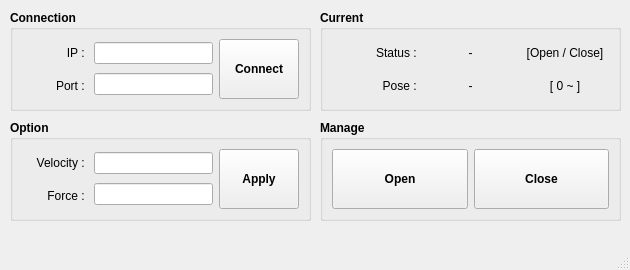
<?xml version="1.0" encoding="UTF-8"?>
<ui version="4.0">
 <class>MainWindow</class>
 <widget class="QMainWindow" name="MainWindow">
  <property name="geometry">
   <rect>
    <x>0</x>
    <y>0</y>
    <width>630</width>
    <height>270</height>
   </rect>
  </property>
  <property name="sizePolicy">
   <sizepolicy hsizetype="MinimumExpanding" vsizetype="Preferred">
    <horstretch>0</horstretch>
    <verstretch>0</verstretch>
   </sizepolicy>
  </property>
  <property name="windowTitle">
   <string>MainWindow</string>
  </property>
  <widget class="QWidget" name="centralwidget">
   <widget class="QGroupBox" name="gridGroupBox_1">
    <property name="geometry">
     <rect>
      <x>10</x>
      <y>10</y>
      <width>301</width>
      <height>101</height>
     </rect>
    </property>
    <property name="font">
     <font>
      <bold>true</bold>
     </font>
    </property>
    <property name="title">
     <string>Connection</string>
    </property>
    <property name="flat">
     <bool>false</bool>
    </property>
    <property name="checkable">
     <bool>false</bool>
    </property>
    <layout class="QGridLayout" name="gridLayout_2">
     <property name="leftMargin">
      <number>9</number>
     </property>
     <property name="topMargin">
      <number>9</number>
     </property>
     <property name="rightMargin">
      <number>9</number>
     </property>
     <property name="bottomMargin">
      <number>9</number>
     </property>
     <item row="0" column="0">
      <layout class="QVBoxLayout" name="verticalLayout_1">
       <item>
        <widget class="QLabel" name="label">
         <property name="minimumSize">
          <size>
           <width>66</width>
           <height>0</height>
          </size>
         </property>
         <property name="font">
          <font>
           <bold>false</bold>
          </font>
         </property>
         <property name="text">
          <string>IP : </string>
         </property>
         <property name="alignment">
          <set>Qt::AlignmentFlag::AlignRight|Qt::AlignmentFlag::AlignTrailing|Qt::AlignmentFlag::AlignVCenter</set>
         </property>
        </widget>
       </item>
       <item>
        <widget class="QLabel" name="label_2">
         <property name="minimumSize">
          <size>
           <width>66</width>
           <height>0</height>
          </size>
         </property>
         <property name="font">
          <font>
           <bold>false</bold>
          </font>
         </property>
         <property name="text">
          <string>Port : </string>
         </property>
         <property name="alignment">
          <set>Qt::AlignmentFlag::AlignRight|Qt::AlignmentFlag::AlignTrailing|Qt::AlignmentFlag::AlignVCenter</set>
         </property>
        </widget>
       </item>
      </layout>
     </item>
     <item row="0" column="1">
      <layout class="QVBoxLayout" name="verticalLayout_2">
       <item>
        <widget class="QLineEdit" name="edit_ip">
         <property name="text">
          <string/>
         </property>
         <property name="alignment">
          <set>Qt::AlignmentFlag::AlignRight|Qt::AlignmentFlag::AlignTrailing|Qt::AlignmentFlag::AlignVCenter</set>
         </property>
        </widget>
       </item>
       <item>
        <widget class="QLineEdit" name="edit_port">
         <property name="text">
          <string/>
         </property>
         <property name="alignment">
          <set>Qt::AlignmentFlag::AlignRight|Qt::AlignmentFlag::AlignTrailing|Qt::AlignmentFlag::AlignVCenter</set>
         </property>
        </widget>
       </item>
      </layout>
     </item>
     <item row="0" column="2">
      <widget class="QPushButton" name="btn_connect">
       <property name="sizePolicy">
        <sizepolicy hsizetype="MinimumExpanding" vsizetype="MinimumExpanding">
         <horstretch>0</horstretch>
         <verstretch>0</verstretch>
        </sizepolicy>
       </property>
       <property name="text">
        <string>Connect</string>
       </property>
      </widget>
     </item>
    </layout>
   </widget>
   <widget class="QGroupBox" name="gridGroupBox_2">
    <property name="geometry">
     <rect>
      <x>320</x>
      <y>10</y>
      <width>301</width>
      <height>101</height>
     </rect>
    </property>
    <property name="font">
     <font>
      <bold>true</bold>
     </font>
    </property>
    <property name="title">
     <string>Current</string>
    </property>
    <property name="flat">
     <bool>false</bool>
    </property>
    <property name="checkable">
     <bool>false</bool>
    </property>
    <layout class="QGridLayout" name="gridLayout_3">
     <property name="leftMargin">
      <number>9</number>
     </property>
     <property name="topMargin">
      <number>9</number>
     </property>
     <property name="rightMargin">
      <number>9</number>
     </property>
     <property name="bottomMargin">
      <number>9</number>
     </property>
     <item row="0" column="1">
      <layout class="QVBoxLayout" name="verticalLayout_4">
       <item>
        <widget class="QLabel" name="label_cur_status">
         <property name="font">
          <font>
           <bold>false</bold>
          </font>
         </property>
         <property name="text">
          <string>-</string>
         </property>
         <property name="alignment">
          <set>Qt::AlignmentFlag::AlignCenter</set>
         </property>
        </widget>
       </item>
       <item>
        <widget class="QLabel" name="label_cur_pose">
         <property name="font">
          <font>
           <bold>false</bold>
          </font>
         </property>
         <property name="text">
          <string>-</string>
         </property>
         <property name="alignment">
          <set>Qt::AlignmentFlag::AlignCenter</set>
         </property>
        </widget>
       </item>
      </layout>
     </item>
     <item row="0" column="0">
      <layout class="QVBoxLayout" name="verticalLayout_3">
       <item>
        <widget class="QLabel" name="label_3">
         <property name="font">
          <font>
           <bold>false</bold>
          </font>
         </property>
         <property name="text">
          <string>Status : </string>
         </property>
         <property name="alignment">
          <set>Qt::AlignmentFlag::AlignRight|Qt::AlignmentFlag::AlignTrailing|Qt::AlignmentFlag::AlignVCenter</set>
         </property>
        </widget>
       </item>
       <item>
        <widget class="QLabel" name="label_4">
         <property name="font">
          <font>
           <bold>false</bold>
          </font>
         </property>
         <property name="text">
          <string>Pose : </string>
         </property>
         <property name="alignment">
          <set>Qt::AlignmentFlag::AlignRight|Qt::AlignmentFlag::AlignTrailing|Qt::AlignmentFlag::AlignVCenter</set>
         </property>
        </widget>
       </item>
      </layout>
     </item>
     <item row="0" column="2">
      <layout class="QVBoxLayout" name="verticalLayout_5">
       <item>
        <widget class="QLabel" name="label_5">
         <property name="font">
          <font>
           <bold>false</bold>
          </font>
         </property>
         <property name="text">
          <string>[Open / Close]</string>
         </property>
         <property name="alignment">
          <set>Qt::AlignmentFlag::AlignCenter</set>
         </property>
        </widget>
       </item>
       <item>
        <widget class="QLabel" name="label_distance_range">
         <property name="font">
          <font>
           <bold>false</bold>
          </font>
         </property>
         <property name="text">
          <string>[ 0 ~ ]</string>
         </property>
         <property name="alignment">
          <set>Qt::AlignmentFlag::AlignCenter</set>
         </property>
        </widget>
       </item>
      </layout>
     </item>
    </layout>
   </widget>
   <widget class="QGroupBox" name="gridGroupBox_3">
    <property name="geometry">
     <rect>
      <x>10</x>
      <y>120</y>
      <width>301</width>
      <height>101</height>
     </rect>
    </property>
    <property name="font">
     <font>
      <bold>true</bold>
     </font>
    </property>
    <property name="title">
     <string>Option</string>
    </property>
    <property name="flat">
     <bool>false</bool>
    </property>
    <property name="checkable">
     <bool>false</bool>
    </property>
    <layout class="QGridLayout" name="gridLayout_4">
     <property name="leftMargin">
      <number>9</number>
     </property>
     <property name="topMargin">
      <number>9</number>
     </property>
     <property name="rightMargin">
      <number>9</number>
     </property>
     <property name="bottomMargin">
      <number>9</number>
     </property>
     <item row="0" column="0">
      <layout class="QVBoxLayout" name="verticalLayout_6">
       <item>
        <widget class="QLabel" name="label_6">
         <property name="minimumSize">
          <size>
           <width>66</width>
           <height>0</height>
          </size>
         </property>
         <property name="font">
          <font>
           <bold>false</bold>
          </font>
         </property>
         <property name="text">
          <string>Velocity : </string>
         </property>
         <property name="alignment">
          <set>Qt::AlignmentFlag::AlignRight|Qt::AlignmentFlag::AlignTrailing|Qt::AlignmentFlag::AlignVCenter</set>
         </property>
        </widget>
       </item>
       <item>
        <widget class="QLabel" name="label_7">
         <property name="minimumSize">
          <size>
           <width>66</width>
           <height>0</height>
          </size>
         </property>
         <property name="font">
          <font>
           <bold>false</bold>
          </font>
         </property>
         <property name="text">
          <string>Force : </string>
         </property>
         <property name="alignment">
          <set>Qt::AlignmentFlag::AlignRight|Qt::AlignmentFlag::AlignTrailing|Qt::AlignmentFlag::AlignVCenter</set>
         </property>
        </widget>
       </item>
      </layout>
     </item>
     <item row="0" column="1">
      <layout class="QVBoxLayout" name="verticalLayout_7">
       <item>
        <widget class="QLineEdit" name="edit_velocity">
         <property name="sizePolicy">
          <sizepolicy hsizetype="Minimum" vsizetype="Fixed">
           <horstretch>0</horstretch>
           <verstretch>0</verstretch>
          </sizepolicy>
         </property>
         <property name="text">
          <string/>
         </property>
         <property name="alignment">
          <set>Qt::AlignmentFlag::AlignRight|Qt::AlignmentFlag::AlignTrailing|Qt::AlignmentFlag::AlignVCenter</set>
         </property>
        </widget>
       </item>
       <item>
        <widget class="QLineEdit" name="edit_force">
         <property name="sizePolicy">
          <sizepolicy hsizetype="MinimumExpanding" vsizetype="Fixed">
           <horstretch>0</horstretch>
           <verstretch>0</verstretch>
          </sizepolicy>
         </property>
         <property name="text">
          <string/>
         </property>
         <property name="alignment">
          <set>Qt::AlignmentFlag::AlignRight|Qt::AlignmentFlag::AlignTrailing|Qt::AlignmentFlag::AlignVCenter</set>
         </property>
        </widget>
       </item>
      </layout>
     </item>
     <item row="0" column="2">
      <widget class="QPushButton" name="btn_option">
       <property name="sizePolicy">
        <sizepolicy hsizetype="MinimumExpanding" vsizetype="MinimumExpanding">
         <horstretch>0</horstretch>
         <verstretch>0</verstretch>
        </sizepolicy>
       </property>
       <property name="text">
        <string>Apply</string>
       </property>
      </widget>
     </item>
    </layout>
   </widget>
   <widget class="QGroupBox" name="gridGroupBox_4">
    <property name="geometry">
     <rect>
      <x>320</x>
      <y>120</y>
      <width>301</width>
      <height>101</height>
     </rect>
    </property>
    <property name="font">
     <font>
      <bold>true</bold>
     </font>
    </property>
    <property name="title">
     <string>Manage</string>
    </property>
    <property name="flat">
     <bool>false</bool>
    </property>
    <property name="checkable">
     <bool>false</bool>
    </property>
    <layout class="QGridLayout" name="gridLayout_5">
     <property name="leftMargin">
      <number>9</number>
     </property>
     <property name="topMargin">
      <number>9</number>
     </property>
     <property name="rightMargin">
      <number>9</number>
     </property>
     <property name="bottomMargin">
      <number>9</number>
     </property>
     <item row="0" column="1">
      <widget class="QPushButton" name="btn_close">
       <property name="sizePolicy">
        <sizepolicy hsizetype="MinimumExpanding" vsizetype="MinimumExpanding">
         <horstretch>0</horstretch>
         <verstretch>0</verstretch>
        </sizepolicy>
       </property>
       <property name="text">
        <string>Close</string>
       </property>
      </widget>
     </item>
     <item row="0" column="0">
      <widget class="QPushButton" name="btn_open">
       <property name="sizePolicy">
        <sizepolicy hsizetype="MinimumExpanding" vsizetype="MinimumExpanding">
         <horstretch>0</horstretch>
         <verstretch>0</verstretch>
        </sizepolicy>
       </property>
       <property name="text">
        <string>Open</string>
       </property>
      </widget>
     </item>
    </layout>
   </widget>
  </widget>
  <widget class="QMenuBar" name="menubar">
   <property name="geometry">
    <rect>
     <x>0</x>
     <y>0</y>
     <width>630</width>
     <height>22</height>
    </rect>
   </property>
  </widget>
  <widget class="QStatusBar" name="statusbar"/>
 </widget>
 <resources/>
 <connections/>
</ui>
